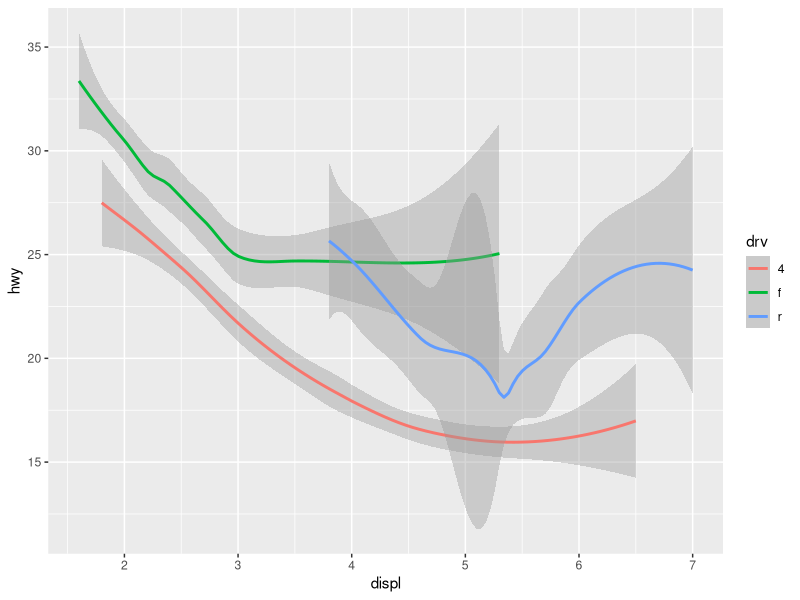
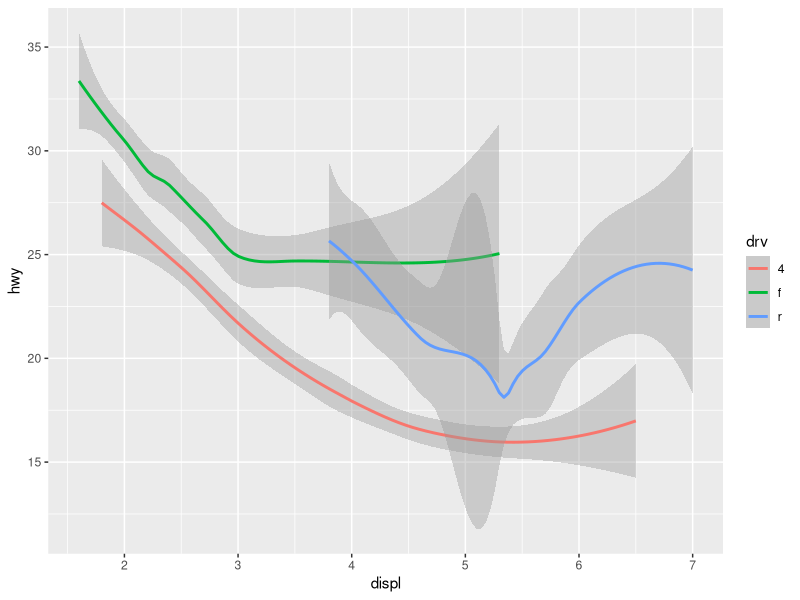
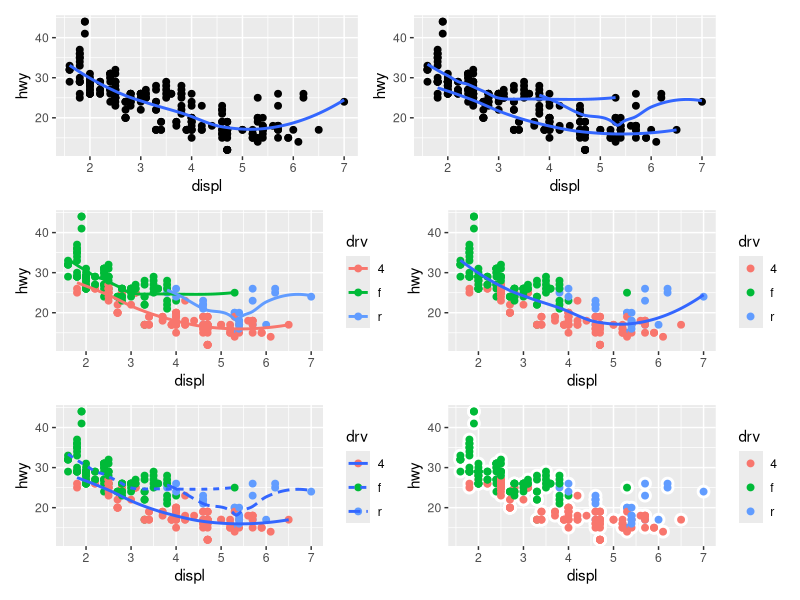
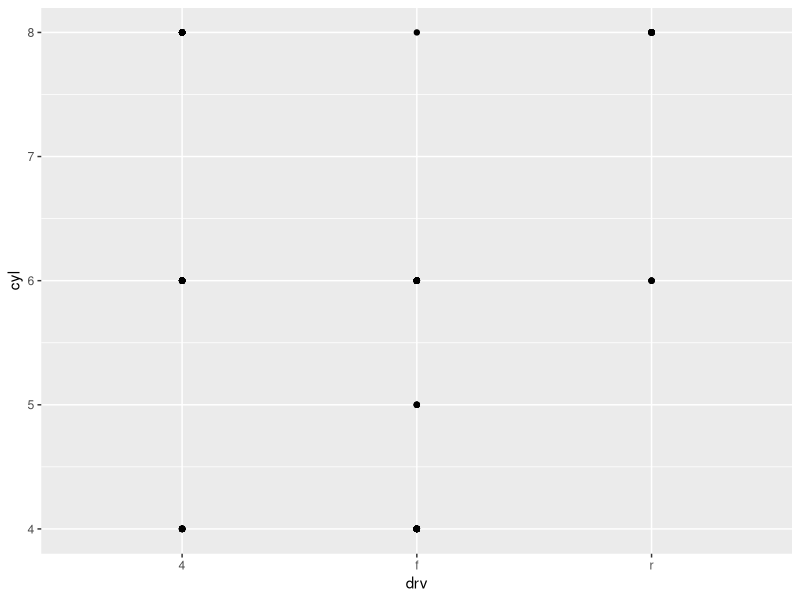
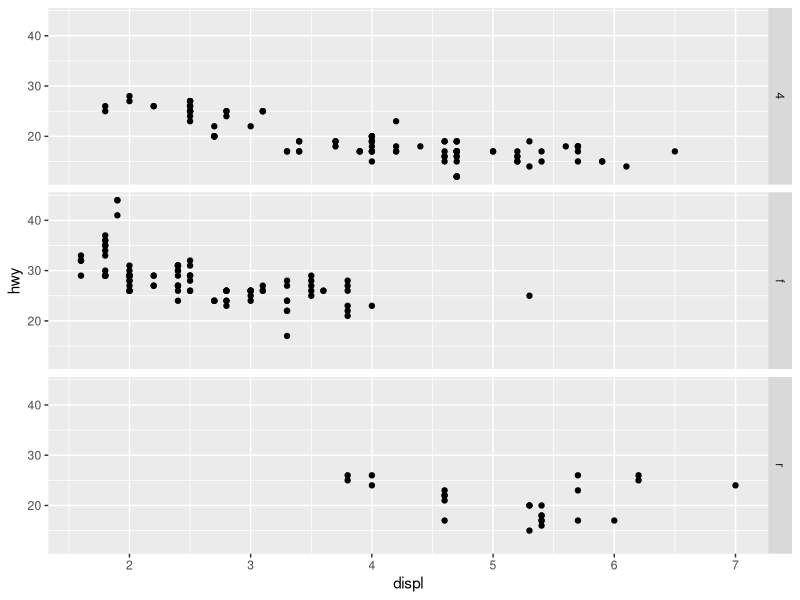
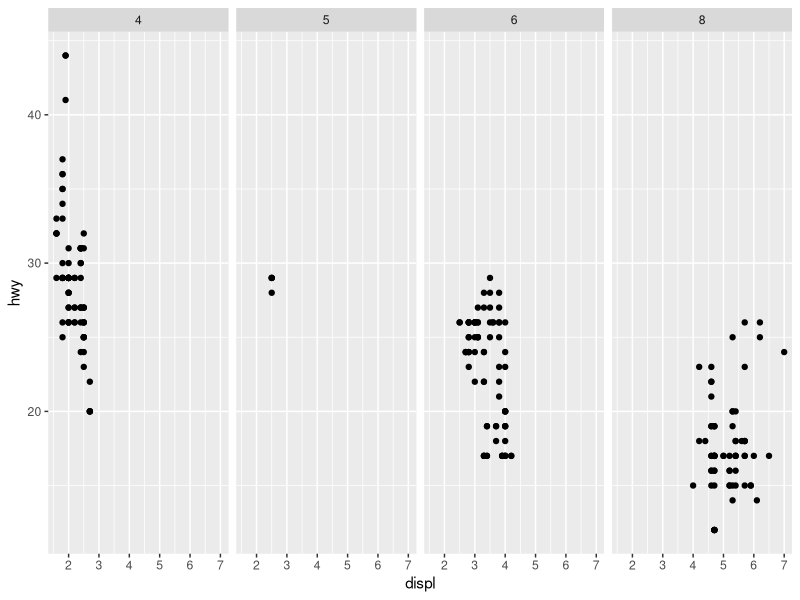
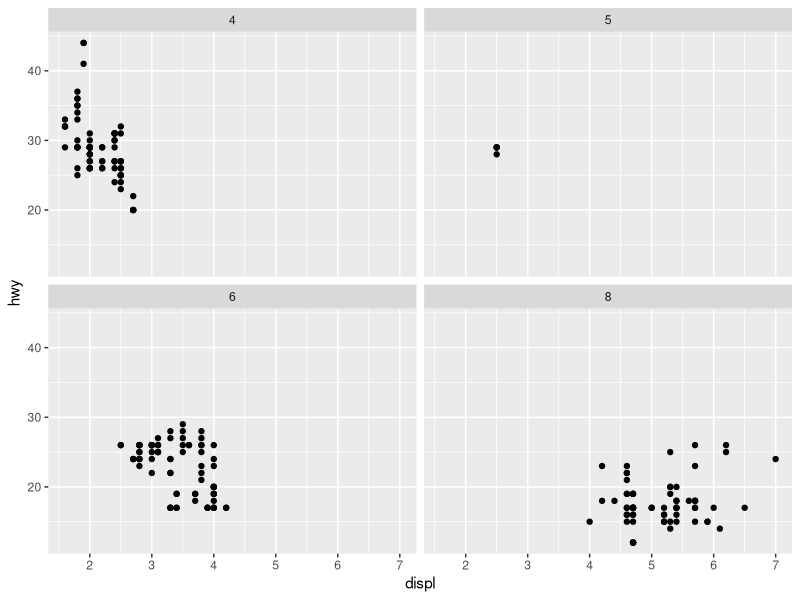
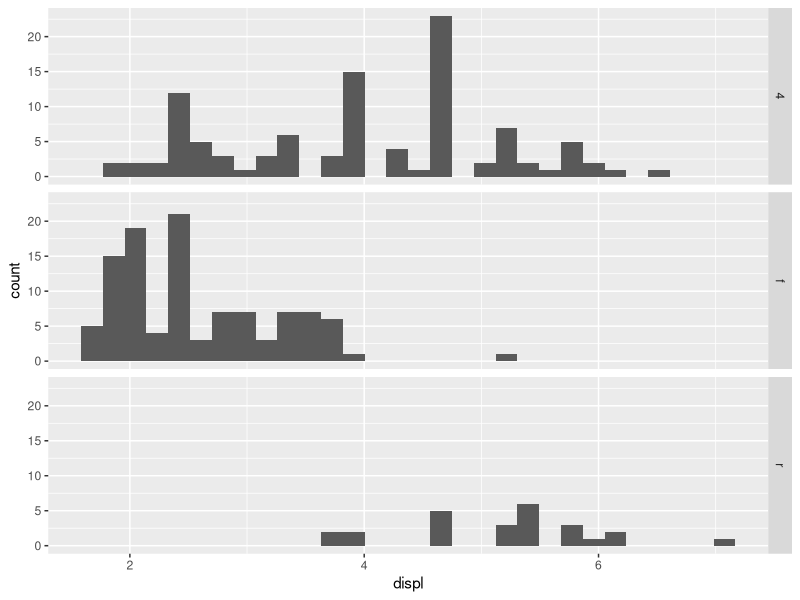

These figures' R source, in order:
## ---- chunk 1
library(tidyverse)
library(patchwork)
## ---- chunk 2
ggplot(mpg, aes(x = displ, y = hwy)) +
  geom_smooth(aes(color = drv))
## ---- chunk 3
ggplot(mpg, aes(x = displ, y = hwy)) +
  geom_smooth(aes(color = drv), se = TRUE, level = 0.95)
## ---- chunk 4
#| message: false
#| fig-width: 7
#| fig-height: 7

point_size <- 2
linewidth_size <- 1 

tl <- mpg |> 
  ggplot(aes(displ, hwy)) +
  geom_point(size = point_size) +
  geom_smooth(se = FALSE, linewidth = linewidth_size)

tr <- mpg |> 
  ggplot(aes(displ, hwy)) +
  geom_point(size = point_size) +
  geom_smooth(aes(group = drv), se = FALSE, linewidth = linewidth_size)

ml <- mpg |> 
  ggplot(aes(displ, hwy, color = drv)) +
  geom_point(size = point_size) +
  geom_smooth(se = FALSE, linewidth = linewidth_size)

mr <- mpg |> 
  ggplot(aes(displ, hwy)) +
  geom_point(aes(color = drv), size = point_size) +
  geom_smooth(se = FALSE, linewidth = linewidth_size)

bl <- mpg |> 
  ggplot(aes(displ, hwy)) +
  geom_point(aes(color = drv), size = point_size) +
  geom_smooth(aes(linetype = drv), se = FALSE, linewidth = linewidth_size)

br <- mpg |> 
  ggplot(aes(displ, hwy)) +
  geom_point(color = "white", size = point_size + 2) +
  geom_point(aes(color = drv), size = point_size)

(tl + tr) / (ml + mr) / (bl + br)
## ---- chunk 5
ggplot(mpg) + 
  geom_point(aes(x = drv, y = cyl))
## ---- chunk 6
ggplot(mpg) + 
  geom_point(aes(x = displ, y = hwy)) +
  facet_grid(drv ~ .)

ggplot(mpg) + 
  geom_point(aes(x = displ, y = hwy)) +
  facet_grid(. ~ cyl)
## ---- chunk 7
ggplot(mpg) + 
  geom_point(aes(x = displ, y = hwy)) + 
  facet_wrap(~ cyl, nrow = 2)
## ---- chunk 8
ggplot(mpg, aes(x = displ)) + 
  geom_histogram() + 
  facet_grid(drv ~ .)

ggplot(mpg, aes(x = displ)) + 
  geom_histogram() +
  facet_grid(. ~ drv)
## ---- chunk 9
ggplot(mpg) + 
  geom_point(aes(x = displ, y = hwy)) +
  facet_grid(drv ~ .)

ggplot(mpg) + 
  geom_point(aes(x = displ, y = hwy)) +
  facet_wrap(~ drv, ncol = 1)
